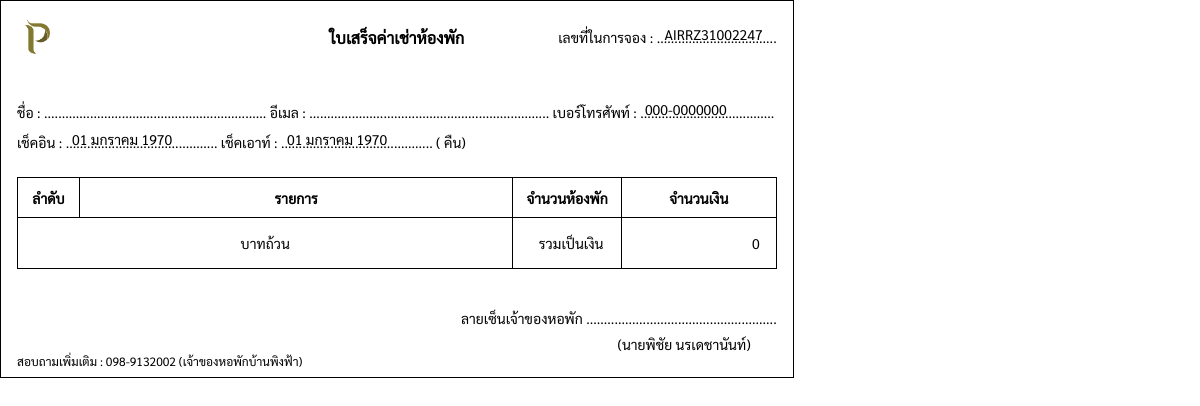
Page /pages/receipt_price.php?code=AIRRZ31002247 on the earlier database version.
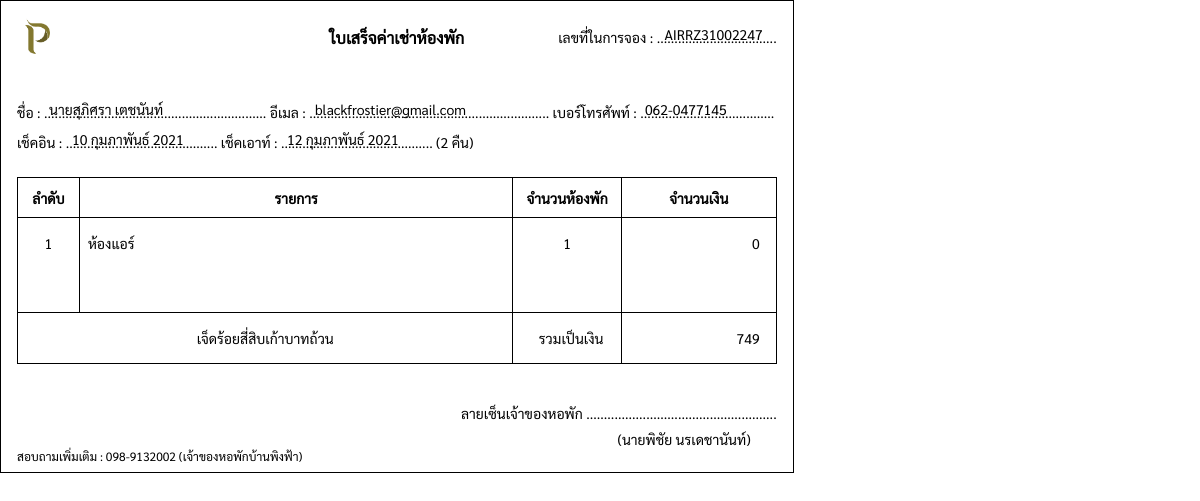
Same page on the later database version.
### tables this page shows
CREATE TABLE `daily` (
  `daily_id` int(11) NOT NULL,
  `name_title` varchar(10) NOT NULL,
  `firstname` varchar(200) NOT NULL,
  `lastname` varchar(200) NOT NULL,
  `id_card` varchar(200) NOT NULL,
  `email` varchar(200) NOT NULL,
  `tel` varchar(200) NOT NULL,
  `code` varchar(200) NOT NULL,
  `check_in` varchar(200) NOT NULL,
  `check_out` varchar(200) NOT NULL,
  `night` int(2) NOT NULL,
  `people` int(2) NOT NULL,
  `air_room` int(2) NOT NULL,
  `fan_room` int(2) NOT NULL,
  `daily_status` varchar(200) NOT NULL,
  `total_room_price` float(11,2) NOT NULL,
  `vat` float(11,2) NOT NULL,
  `total_price` float(11,2) NOT NULL,
  `payment_price` float(11,2) NOT NULL,
  `payment_img` varchar(200) DEFAULT NULL,
  `warning_date` varchar(20) DEFAULT NULL,
  `room_select` varchar(200) DEFAULT NULL
);

### pages/receipt_price.php (the view, shortened to what this page needs)
<?php
include("connection.php");
$code_request = $_REQUEST["code"];
$sql = "SELECT * FROM daily WHERE code = '$code_request' AND daily_status != 'รอการยืนยัน'";
$result = mysqli_query($conn, $sql)or die ("Error in query: $sql " . mysqli_error());
$row = mysqli_fetch_array($result);
if($row != null){
extract($row);
$calculate = strtotime($check_out) - strtotime($check_in);
$night = floor($calculate / 86400);
}
function DateThai($strDate){
    $strYear = date("Y",strtotime($strDate));
    $strMonth= date("n",strtotime($strDate));
    $strDay= date("d",strtotime($strDate));
    $strMonthCut = Array("","มกราคม", "กุมภาพันธ์", "มีนาคม","เมษายน", "พฤษภาคม", "มิถุนายน", "กรกฎาคม","สิงหาคม", "กันยายน", "ตุลาคม", "พฤศจิกายน", "ธันวาคม");
    $strMonthThai=$strMonthCut[$strMonth];
    return "$strDay $strMonthThai $strYear";
}
function textFormat( $text = '', $pattern = '', $ex = '' ) {
    $cid = ( $text == '' ) ? '0000000000000' : $text;
    $pattern = ( $pattern == '' ) ? '_-____-_____-__-_' : $pattern;
    $p = explode( '-', $pattern );
    $ex = ( $ex == '' ) ? '-' : $ex;
    $first = 0;
    $last = 0;
    for ( $i = 0; $i <= count( $p ) - 1; $i++ ) {
       $first = $first + $last;
       $last = strlen( $p[$i] );
       $returnText[$i] = substr( $cid, $first, $last );
    }
    return implode( $ex, $returnText );
 }
 function bathformat($number) {
    $numberstr = array('ศูนย์','หนึ่ง','สอง','สาม','สี่','ห้า','หก','เจ็ด','แปด','เก้า','สิบ');
    $digitstr = array('','สิบ','ร้อย','พัน','หมื่น','แสน','ล้าน');
    $number = str_replace(",","",$number);
    $number = explode(".",$number);
    $strlen = strlen($number[0]);
    $result = '';
    for($i=0;$i<$strlen;$i++) {
      $n = substr($number[0], $i,1);
      if($n!=0) {
        if($i==($strlen-1) AND $n==1){ $result .= 'เอ็ด'; }
        elseif($i==($strlen-2) AND $n==2){ $result .= 'ยี่'; }
        elseif($i==($strlen-2) AND $n==1){ $result .= ''; }
        else{ $result .= $numberstr[$n]; }
        $result .= $digitstr[$strlen-$i-1];
      }
    }
    $strlen = strlen($number[1]);
    if ($strlen>2) {
      $result .= 'จุด';
      for($i=0;$i<$strlen;$i++) {
        $result .= $numberstr[(int)$number[1][$i]];
      }
    } else {
      $result .= 'บาท';
      if ($number[1]=='0' OR $number[1]=='00' OR $number[1]=='') {
        $result .= 'ถ้วน';
      }
    }
    return $result;
}
?>
<!DOCTYPE html>
<html lang="en">
<head>
    <link rel="stylesheet" href="../css/receipt_deposit.css">
</head>
<body>
    <div class="letter">
        <div>
            <div class="header">
                <img src="../img/main_logo.png" alt="">
                <strong><p style="text-align:center;font-size:16px;">ใบเสร็จค่าเช่าห้องพัก</p></strong>
                <div style="text-align:right;position:relative;">
                    <p>เลขที่ในการจอง : ..................................</p>
                    <p class="code_text"><?php echo $code_request; ?></p>
                </div>
            </div>
            <div style="position:relative;padding-bottom:20px;line-height:30px;">
                <p>ชื่อ : ............................................................... อีเมล : .................................................................... เบอร์โทรศัพท์ : ......................................</p>
                <p>เช็คอิน : ........................................... เช็คเอาท์ : ........................................... (<?php echo $night; ?> คืน)</p>
                <p class="name"><?php echo $name_title.$firstname." ".$lastname; ?></p>
                <p class="email"><?php echo $email; ?></p>
                <p class="tel"><?php echo textFormat($tel,'___-_______','-'); ?></p>
                <p class="check_in"><?php echo DateThai($check_in); ?></p>
                <p class="check_out"><?php echo DateThai($check_out); ?></p>
            </div>
            <table>
                <tr>
                    <th>ลำดับ</th>
                    <th>รายการ</th>
                    <th>จำนวนห้องพัก</th>
                    <th>จำนวนเงิน</th>
                </tr>
                <?php
                if($air_room != 0){
                ?>
                <tr>
                    <td>1</td>
                    <td>ห้องแอร์</td>
                    <td><?php echo $air_room; ?></td>
                    <td><?php echo number_format($air_price); ?></td>
                </tr>
                <?php } ?>
                <tr>
                    <td colspan="2"><?php echo bathformat($total_price) ?></td>
                    <td style="text-align:center;">รวมเป็นเงิน</td>
                    <td><?php echo number_format($total_price); ?></td>
                </tr>
            </table>
            <div style="padding-top:40px;">
                <div style="display:flex;justify-content:flex-end;align-items:center;">
                    <p>ลายเซ็นเจ้าของหอพัก ......................................................</p>
                </div>
                <div style="padding-top:8px;display:flex;justify-content:flex-end;align-items:center;">
                    <p style="padding-right:26px;">(นายพิชัย นรเดชานันท์)</p>
                </div>
            </div>
        </div>
        <p style="font-size:12px;">สอบถามเพิ่มเติม : 098-9132002 (เจ้าของหอพักบ้านพิงฟ้า)</p>
    </div>
</body>
</html>

### css/receipt_deposit.css (style rules this page uses)
* { margin: 0; padding: 0; box-sizing: border-box; font-family: Sarabun; font-size: 14px; }
.letter { width: 210mm; height: auto; border: 1px solid #000; padding: 16px 16px 8px 16px; display: flex; flex-direction: column; justify-content: space-between; }
.letter .header { display: grid; grid-template-columns: 1fr 1fr 1fr; align-items: center; padding-bottom:40px; }
.letter .header img { width: 40px; height: 40px; }
.letter .header .code_text { position: absolute; top: -3px; right: 14px; }
.letter .name { position: absolute; top: -3px; left: 32px; }
.letter .email { position: absolute; top: -3px; left: 298px; }
.letter .tel { position: absolute; top: -3px; right: 50px; }
.letter .check_in { position: absolute; top: 27px; left: 55px; }
.letter .check_out { position: absolute; top: 27px; left: 270px; }
.letter table { width: 100%; overflow: hidden; border-collapse: collapse; table-layout: fixed; }
.letter table tr { height: 40px; }
.letter table tr:first-child,.letter table tr:last-child { border: 1px solid #000; }
.letter table tr th:nth-child(1) { width: 8%; }
.letter table tr th:nth-child(2) { width: 56%; }
.letter table tr th:nth-child(3) { width: 14%; }
.letter table tr th:nth-child(4) { width: 20%; }
.letter table tr th { border: 1px solid #000; }
.letter table tr:not(:first-child:last-child) td { border-left: 1px solid #000; border-right: 1px solid #000; padding: 16px 0; }
.letter table tr:nth-last-child(2) td { padding-bottom: 60px !important; }
.letter table tr td:not(:nth-child(2)) { text-align: center; }
.letter table tr:not(:first-child:last-child) td:nth-child(2) { padding-left: 8px; }
.letter table tr:not(:first-child:last-child) td:last-child { text-align: right; padding-right: 16px; }

Differences in the rows shown:
added daily: night "2", name_title "นาย", firstname "สุภิศรา", lastname "เตชนันท์", email "blackfrostier@gmail.com", tel "062-0477145", check_in "10 กุมภาพันธ์ 2021", check_out "12 กุมภาพันธ์ 2021", air_room "1", total_price "เจ็ดร้อยสี่สิบเก้าบาทถ้วน", total_price "749"
Other differences:
$air_price: (not shown) → "0"
textFormat($tel,'___-_______','-'): "000-0000000" → (not shown)
DateThai($check_in): "01 มกราคม 1970" → (not shown)
DateThai($check_out): "01 มกราคม 1970" → (not shown)
bathformat($total_price): "บาทถ้วน" → (not shown)
$total_price: "0" → (not shown)
text now shown: "1 ห้องแอร์"
